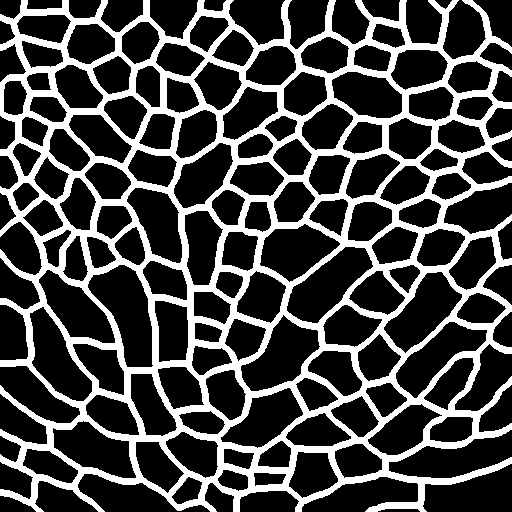
#> input picture gts/w/x/x1.png, 512 x 512 px, given as the content of the folder ./_testing-sample/annotation, which was not available
$ python mass-counter.py
#> lines starting #> are read from the running program, lines starting #| are printed output that depends on the picture; pictures that were not available may be replaced by others from this repository, and a replacement may not be noted
from PIL import Image
import numpy as np
import os, fnmatch
from skimage.measure import label, regionprops

from natsort import natsorted  # sorts numbers "naturally" lol


def get_files(dir):
#> called with dir = './_testing-sample/annotation'
    list_files = []
    for root, dirnames, filenames in os.walk(dir):
        for filename in fnmatch.filter(filenames, '*.[Pp][Nn][Gg]'):  # case insensitive with regards to the file extension
            list_files.append(os.path.join(root, filename))
    return natsorted(list_files)

def open_and_count(img_path):  # bw only (1-bit)
#> called with img_path = '_only/x1.png'
    img = label(np.array(Image.open(img_path).convert('1')), background=1)
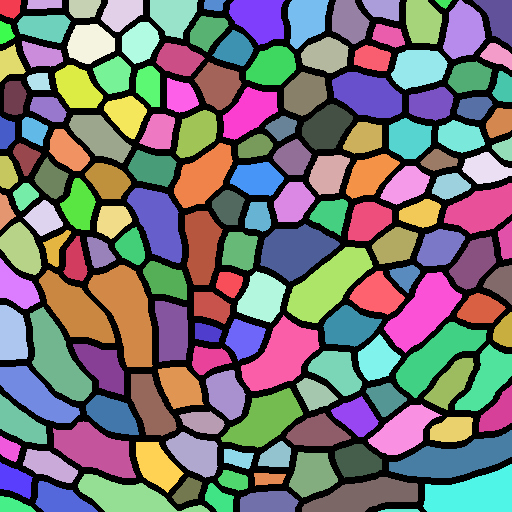
#> img: shape (512, 512) int32; 164 distinct labels, from 0 to 163; one colour per label, 0 black
    return len(regionprops(np.array(img)))

list1 = get_files('./_testing-sample/annotation')
list2 = get_files('./_testing-sample/discretized-50')

f = open('count.txt', 'w')
f.write('filename |  gt  | model\n')

for i in range(len(list1)):  # hope the two lists have the same length
    n_regions1 = open_and_count(list1[i])
#> n_regions1 = 163
    n_regions2 = open_and_count(list2[i])
#> n_regions2 = 163

    strwrite = '%8s | %4d %5d' % (list1[i].split('\\')[-1], n_regions1, n_regions2)
    f.write(strwrite + '\n')

f.close()

$ run again, on gts/w/y/y10.png
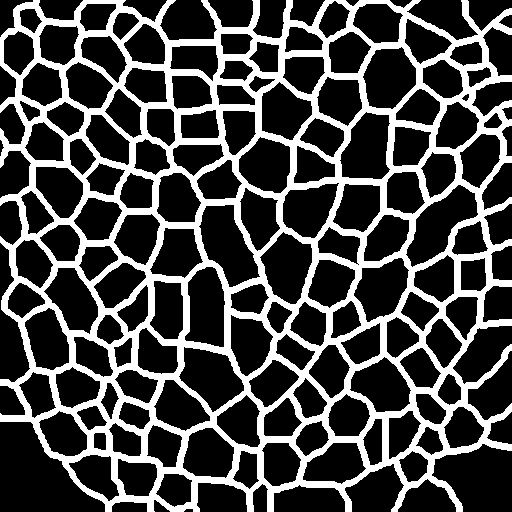
#> input picture gts/w/y/y10.png, 512 x 512 px, given as the content of the folder ./_testing-sample/annotation, which was not available
#> in open_and_count, `img = label(np.array(Image.open(img_path).convert('1')), background=1)`:
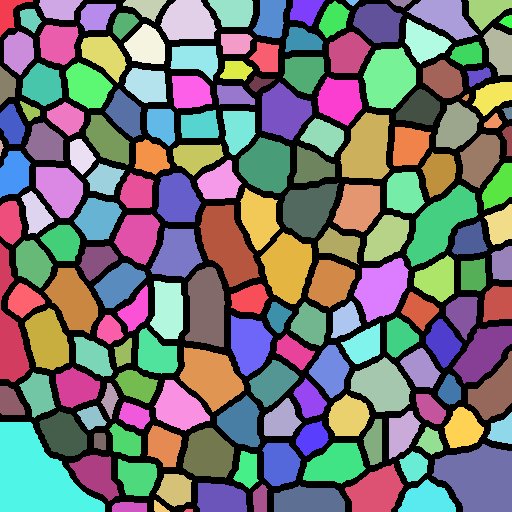
#> img: shape (512, 512) int32; 175 distinct labels, from 0 to 174; one colour per label, 0 black
#> n_regions1 = 174

$ run again, on gts/w/y/y11.png
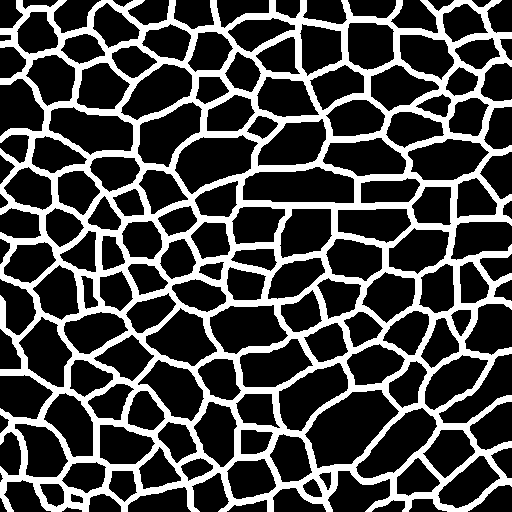
#> input picture gts/w/y/y11.png, 512 x 512 px, given as the content of the folder ./_testing-sample/annotation, which was not available
#> in open_and_count, `img = label(np.array(Image.open(img_path).convert('1')), background=1)`:
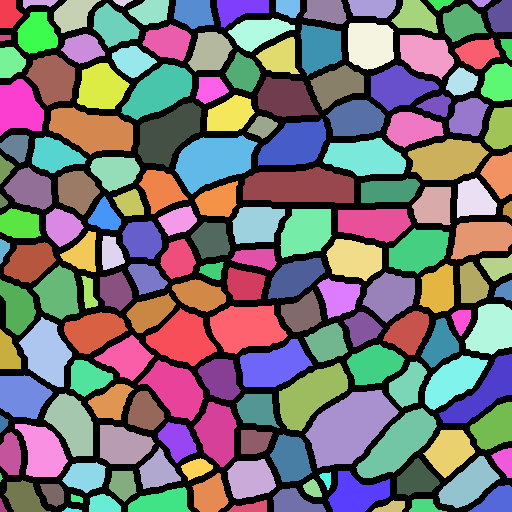
#> img: shape (512, 512) int32; 169 distinct labels, from 0 to 168; one colour per label, 0 black
#> n_regions1 = 168
